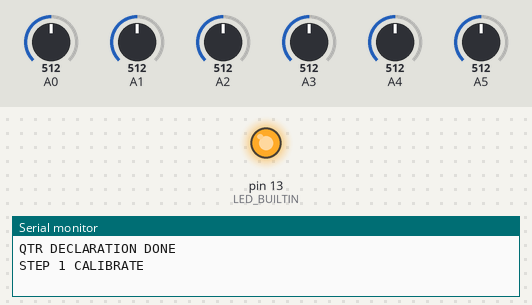
The sketch below on a simulated Arduino Uno, built with avr-gcc and run on an emulated ATmega328P. Shown: output pins drawn as LEDs (lit = HIGH), the last lines printed to the serial monitor. The test bench sets the inputs (shaded band); at power-on: A0 = 512, A1 = 512, A2 = 512, A3 = 512, A4 = 512, A5 = 512.

Above: at 0.1 s.
At 10.1 s:
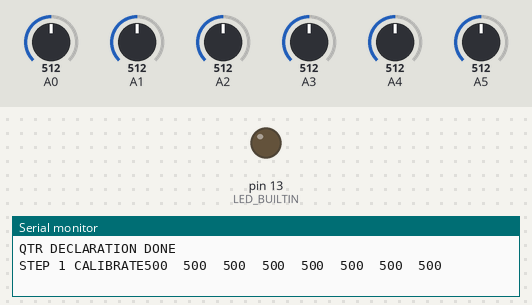
Timing chart, 0 to 11.6 s (numbered marks = the images above):
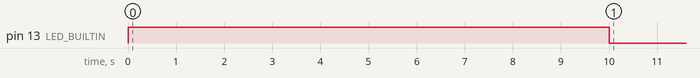

The sketch:

POC_SENSORS.ino
```cpp
//POC SENSORS

#include <QTRSensors.h>
QTRSensors qtr;
const uint8_t SensorCount = 8;
uint16_t sensorValues[SensorCount];

int buttonCalibrate = 4;
int buttonStateCalibrate;
int lastStateCalibrate = LOW;
int lastStateStart = LOW;


unsigned long lastDebounceTime = 0;
unsigned long debounceDelay = 50;

void setup() {
  Serial.begin(9600);
  qtr.setTypeAnalog();

  qtr.setSensorPins((const uint8_t[]) {
    32, 33, 25, 26, 27, 14, 15, 13
  }, SensorCount);
  qtr.setEmitterPin(17);//LEDON PIN
  Serial.println("QTR DECLARATION DONE");

  pinMode(LED_BUILTIN, OUTPUT);
  Serial.print("STEP 1 CALIBRATE");
  digitalWrite(LED_BUILTIN, HIGH);
  calibration();
  digitalWrite(LED_BUILTIN, LOW);
}

void loop() {
uint16_t position = qtr.readLineBlack(sensorValues);
  for(int i = 0; i < SensorCount; i++){
    Serial.print(sensorValues[i]);
    Serial.print('\t');
  }Serial.println();
  delay(500);
}

void calibration() {
  digitalWrite(4, HIGH);
  for (uint16_t i = 0; i < 400; i++)
  {
    qtr.calibrate();
  }
  digitalWrite(4, LOW);
}
```
